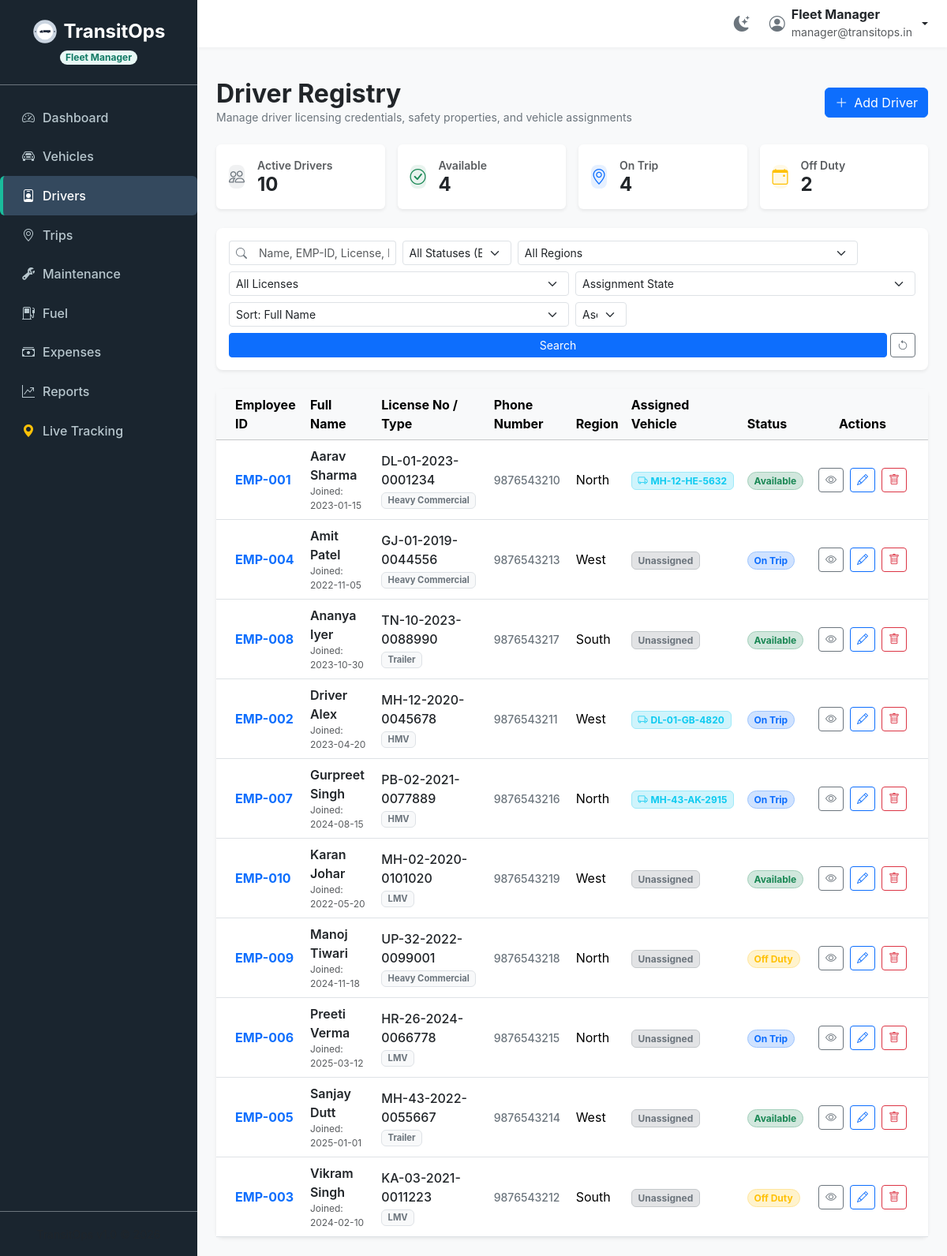
Page /drivers (signed in) on the committed database.
### tables this page shows
CREATE TABLE drivers (
            id INTEGER PRIMARY KEY AUTOINCREMENT,
            name TEXT NOT NULL,
            license_number TEXT UNIQUE NOT NULL,
            license_category TEXT NOT NULL,
            license_expiry_date TEXT NOT NULL,
            contact_number TEXT NOT NULL,
            safety_score REAL NOT NULL DEFAULT 100.0,
            status TEXT NOT NULL DEFAULT 'Available',
            employee_id TEXT UNIQUE,
            email TEXT,
            address TEXT,
            region TEXT,
            date_joined TEXT,
            assigned_vehicle_id INTEGER,
            FOREIGN KEY (assigned_vehicle_id) REFERENCES vehicles(id)
        );

CREATE TABLE vehicles (
            id INTEGER PRIMARY KEY AUTOINCREMENT,
            registration_number TEXT UNIQUE NOT NULL,
            name TEXT NOT NULL,
            type TEXT NOT NULL,
            max_load_capacity REAL NOT NULL,
            odometer REAL NOT NULL,
            acquisition_cost REAL NOT NULL,
            status TEXT NOT NULL DEFAULT 'Available',
            region TEXT NOT NULL
        );

### app.py (the view, shortened to what this page needs)
@app.route('/drivers')
@roles_required('Fleet Manager', 'Safety Officer', 'Driver')
def drivers_list():
    q = request.args.get('q', '').strip()
    status = request.args.get('status', '')
    region = request.args.get('region', '')
    license_type = request.args.get('license_type', '')
    assigned = request.args.get('assigned', '')
    sort_by = request.args.get('sort_by', 'name')
    sort_order = request.args.get('sort_order', 'asc')
    conn = get_db_connection()
    query = '''
        SELECT d.*, v.registration_number AS vehicle_reg
        FROM drivers d
        LEFT JOIN vehicles v ON d.assigned_vehicle_id = v.id
        WHERE 1=1
    '''
    params = []
    if status:
        if status == 'ALL_INCLUDING_SUSPENDED':
            pass
        else:
            query += ' AND d.status = ?'
            params.append(status)
    else:
        query += ' AND d.status != "Suspended"'
    if region:
        query += ' AND d.region = ?'
        params.append(region)
    if license_type:
        query += ' AND d.license_category = ?'
        params.append(license_type)
    if assigned:
        if assigned == 'assigned':
            query += ' AND d.assigned_vehicle_id IS NOT NULL'
        elif assigned == 'unassigned':
            query += ' AND d.assigned_vehicle_id IS NULL'
    if q:
        query += ' AND (d.name LIKE ? OR d.employee_id LIKE ? OR d.license_number LIKE ? OR d.contact_number LIKE ?)'
        pattern = f'%{q}%'
        params.extend([pattern, pattern, pattern, pattern])
    allowed_sorts = {
        'name': 'd.name',
        'date_joined': 'd.date_joined',
        'region': 'd.region',
        'status': 'd.status'
    }
    sort_field = allowed_sorts.get(sort_by, 'd.name')
    order = 'DESC' if sort_order == 'desc' else 'ASC'
    query += f' ORDER BY {sort_field} {order}'
    drivers = conn.execute(query, params).fetchall()
    total_drivers = conn.execute('SELECT COUNT(*) FROM drivers WHERE status != "Suspended"').fetchone()[0]
    available_drivers = conn.execute('SELECT COUNT(*) FROM drivers WHERE status = "Available"').fetchone()[0]
    on_trip_drivers = conn.execute('SELECT COUNT(*) FROM drivers WHERE status = "On Trip"').fetchone()[0]
    off_duty_drivers = conn.execute('SELECT COUNT(*) FROM drivers WHERE status = "Off Duty"').fetchone()[0]
    driver_kpis = {
        'total': total_drivers,
        'available': available_drivers,
        'on_trip': on_trip_drivers,
        'off_duty': off_duty_drivers
    }
    available_vehicles = conn.execute('''
        SELECT * FROM vehicles
        WHERE status = "Available"
        AND id NOT IN (
            SELECT assigned_vehicle_id FROM drivers
            WHERE assigned_vehicle_id IS NOT NULL
            AND status != "Suspended"
        )
    ''').fetchall()
    conn.close()
    return render_template(
        'drivers/list.html',
        active_page='drivers',
        drivers=drivers,
        q=q,
        status=status,
        region=region,
        license_type=license_type,
        assigned=assigned,
        sort_by=sort_by,
        sort_order=sort_order,
        driver_kpis=driver_kpis,
        available_vehicles=available_vehicles
    )

### templates/drivers/list.html (shortened to what this page needs)
{% extends 'base.html' %}
{% block content %}
<div class="d-flex justify-content-between align-items-center mb-4">
  <div>
    <h2 class="fw-bold text-dark m-0">Driver Registry</h2>
    <p class="text-secondary small m-0">Manage driver licensing credentials, safety properties, and vehicle assignments</p>
  </div>
  <button type="button" class="btn btn-primary d-flex align-items-center gap-2" data-bs-toggle="modal" data-bs-target="#addDriverModal" id="btn-add-driver-trigger">
    <i class="bi bi-plus-lg"></i> Add Driver
  </button>
</div>
<div class="row g-3 mb-4">
  <div class="col-6 col-md-3">
    <div class="card border-0 shadow-sm bg-white">
      <div class="card-body p-3 d-flex align-items-center">
        <div class="p-2.5 rounded-3 bg-secondary bg-opacity-10 text-secondary me-3">
          <i class="bi bi-people fs-5"></i>
        </div>
        <div>
          <span class="text-muted small fw-semibold d-block">Active Drivers</span>
          <h4 class="fw-bold m-0 text-dark" id="kpi-total-drivers">{{ driver_kpis.total }}</h4>
        </div>
      </div>
    </div>
  </div>
  <div class="col-6 col-md-3">
    <div class="card border-0 shadow-sm bg-white">
      <div class="card-body p-3 d-flex align-items-center">
        <div class="p-2.5 rounded-3 bg-success bg-opacity-10 text-success me-3">
          <i class="bi bi-check-circle fs-5"></i>
        </div>
        <div>
          <span class="text-muted small fw-semibold d-block">Available</span>
          <h4 class="fw-bold m-0 text-dark" id="kpi-available-drivers">{{ driver_kpis.available }}</h4>
        </div>
      </div>
    </div>
  </div>
  <div class="col-6 col-md-3">
    <div class="card border-0 shadow-sm bg-white">
      <div class="card-body p-3 d-flex align-items-center">
        <div class="p-2.5 rounded-3 bg-primary bg-opacity-10 text-primary me-3">
          <i class="bi bi-geo-alt fs-5"></i>
        </div>
        <div>
          <span class="text-muted small fw-semibold d-block">On Trip</span>
          <h4 class="fw-bold m-0 text-dark" id="kpi-on-trip-drivers">{{ driver_kpis.on_trip }}</h4>
        </div>
      </div>
    </div>
  </div>
  <div class="col-6 col-md-3">
    <div class="card border-0 shadow-sm bg-white">
      <div class="card-body p-3 d-flex align-items-center">
        <div class="p-2.5 rounded-3 bg-warning bg-opacity-10 text-warning me-3">
          <i class="bi bi-calendar-event fs-5"></i>
        </div>
        <div>
          <span class="text-muted small fw-semibold d-block">Off Duty</span>
          <h4 class="fw-bold m-0 text-dark" id="kpi-on-leave-drivers">{{ driver_kpis.off_duty }}</h4>
        </div>
      </div>
    </div>
  </div>
</div>
<div class="card border-0 shadow-sm mb-4 rounded-3">
  <div class="card-body p-3">
    <form method="GET" action="/drivers" class="row g-2" id="driver-search-form">
      <div class="col-md-3">
        <div class="input-group input-group-sm">
          <span class="input-group-text bg-white text-secondary border-end-0"><i class="bi bi-search"></i></span>
          <input type="text" class="form-control border-start-0" id="search_query" name="q" value="{{ q }}" placeholder="Name, EMP-ID, License, Phone...">
        </div>
      </div>
      <div class="col-md-2">
        <select class="form-select form-select-sm" id="filter_status" name="status" onchange="this.form.submit()">
          <option value="">All Statuses (Excl. Suspended)</option>
        </select>
      </div>
      <div class="col-md-1.5 col-sm-6">
        <select class="form-select form-select-sm" id="filter_region" name="region" onchange="this.form.submit()">
          <option value="">All Regions</option>
        </select>
      </div>
      <div class="col-md-1.5 col-sm-6">
        <select class="form-select form-select-sm" id="filter_license_type" name="license_type" onchange="this.form.submit()">
          <option value="">All Licenses</option>
        </select>
      </div>
      <div class="col-md-1.5 col-sm-6">
        <select class="form-select form-select-sm" id="filter_assigned" name="assigned" onchange="this.form.submit()">
          <option value="">Assignment State</option>
        </select>
      </div>
      <div class="col-md-1.5 col-sm-6">
        <select class="form-select form-select-sm" id="sort_by" name="sort_by" onchange="this.form.submit()">
          <option value="name" {% if sort_by == 'name' %}selected{% endif %}>Sort: Full Name</option>
        </select>
      </div>
      <div class="col-md-1 col-sm-6">
        <select class="form-select form-select-sm" id="sort_order" name="sort_order" onchange="this.form.submit()">
          <option value="asc" {% if sort_order == 'asc' %}selected{% endif %}>Asc</option>
        </select>
      </div>
      <div class="col-md-1.5 d-flex gap-1 ms-auto">
        <button type="submit" class="btn btn-primary btn-sm flex-grow-1" id="btn-apply-filters">Search</button>
        <a href="/drivers" class="btn btn-outline-secondary btn-sm" id="btn-reset-filters" title="Reset Filters"><i class="bi bi-arrow-counterclockwise"></i></a>
      </div>
    </form>
  </div>
</div>
<div class="card border-0 shadow-sm rounded-3">
  <div class="card-body p-0">
    <div class="table-responsive">
      <table class="table table-hover align-middle m-0" id="table-drivers">
        <thead class="table-light">
          <tr>
            <th class="ps-4">Employee ID</th>
            <th>Full Name</th>
            <th>License No / Type</th>
            <th>Phone Number</th>
            <th>Region</th>
            <th>Assigned Vehicle</th>
            <th>Status</th>
            <th class="text-center pe-4" style="width: 150px;">Actions</th>
          </tr>
        </thead>
        <tbody>
          {% for d in drivers %}
          <tr>
            <td class="ps-4">
              <a href="/drivers/{{ d.id }}" class="fw-bold text-decoration-none text-primary" id="driver-link-{{ d.id }}">
                {{ d.employee_id or '--' }}
              </a>
            </td>
            <td>
              <div class="fw-semibold text-dark">{{ d.name }}</div>
              <div class="text-muted small" style="font-size: 0.75rem;">Joined: {{ d.date_joined or 'N/A' }}</div>
            </td>
            <td>
              <div class="fw-medium text-dark">{{ d.license_number }}</div>
              <span class="badge bg-light text-secondary border" style="font-size: 0.7rem;">{{ d.license_category }}</span>
            </td>
            <td class="text-secondary fw-medium small">{{ d.contact_number }}</td>
            <td>{{ d.region }}</td>
            <td>
              {% if d.assigned_vehicle_id %}
                <a href="/vehicles/{{ d.assigned_vehicle_id }}" class="badge bg-info-subtle text-info border border-info-subtle text-decoration-none" id="driver-vehicle-badge-{{ d.id }}">
                  <i class="bi bi-truck me-1"></i>{{ d.vehicle_reg }}
                </a>
              {% else %}
                <span class="badge bg-secondary-subtle text-secondary border border-secondary-subtle">Unassigned</span>
              {% endif %}
            </td>
            <td>
              {% if d.status == 'Available' %}
                <span class="badge bg-success-subtle text-success border border-success-subtle rounded-pill">Available</span>
              {% elif d.status == 'On Trip' %}
                <span class="badge bg-primary-subtle text-primary border border-primary-subtle rounded-pill">On Trip</span>
              {% elif d.status == 'Off Duty' %}
                <span class="badge bg-warning-subtle text-warning border border-warning-subtle rounded-pill">Off Duty</span>
              {% else %}
                <span class="badge bg-danger-subtle text-danger border border-danger-subtle rounded-pill">Suspended</span>
              {% endif %}
            </td>
            <td class="text-center pe-4">
              <div class="d-inline-flex gap-2">
                <a href="/drivers/{{ d.id }}" class="btn btn-outline-secondary btn-sm p-1 px-2" title="Details" id="btn-details-{{ d.id }}">
                  <i class="bi bi-eye"></i>
                </a>
                <a href="/drivers/edit/{{ d.id }}" class="btn btn-outline-primary btn-sm p-1 px-2" title="Edit" id="btn-edit-{{ d.id }}">
                  <i class="bi bi-pencil"></i>
                </a>
                {% if d.status != 'Suspended' %}
                <form action="/drivers/delete/{{ d.id }}" method="POST" onsubmit="return confirm('Are you sure you want to deactivate driver {{ d.name }}? This removes active vehicle assignment and makes them Suspended.')" class="m-0" id="form-delete-{{ d.id }}">
                  <button type="submit" class="btn btn-outline-danger btn-sm p-1 px-2" title="Deactivate Driver" id="btn-delete-submit-{{ d.id }}">
                    <i class="bi bi-trash"></i>
                  </button>
                </form>
                {% endif %}
              </div>
            </td>
          </tr>
          {% endfor %}
        </tbody>
      </table>
    </div>
  </div>
</div>
{% endblock %}

### rows in the picture
drivers: employee "EMP-001", name "Aarav Sharma", date_joined "2023-01-15", license_number "DL-01-2023-0001234", license_category "Heavy Commercial", contact_number "9876543210", region "North", vehicle_reg "MH-12-HE-5632", status "Available"
drivers: employee "EMP-004", name "Amit Patel", date_joined "2022-11-05", license_number "GJ-01-2019-0044556", license_category "Heavy Commercial", contact_number "9876543213", region "West", shows "Unassigned", status "On Trip"
drivers: employee "EMP-008", name "Ananya Iyer", date_joined "2023-10-30", license_number "TN-10-2023-0088990", license_category "Trailer", contact_number "9876543217", region "South", shows "Unassigned", status "Available"
drivers: employee "EMP-002", name "Driver Alex", date_joined "2023-04-20", license_number "MH-12-2020-0045678", license_category "HMV", contact_number "9876543211", region "West", vehicle_reg "DL-01-GB-4820", status "On Trip"
drivers: employee "EMP-007", name "Gurpreet Singh", date_joined "2024-08-15", license_number "PB-02-2021-0077889", license_category "HMV", contact_number "9876543216", region "North", vehicle_reg "MH-43-AK-2915", status "On Trip"
drivers: employee "EMP-010", name "Karan Johar", date_joined "2022-05-20", license_number "MH-02-2020-0101020", license_category "LMV", contact_number "9876543219", region "West", shows "Unassigned", status "Available"
drivers: employee "EMP-009", name "Manoj Tiwari", date_joined "2024-11-18", license_number "UP-32-2022-0099001", license_category "Heavy Commercial", contact_number "9876543218", region "North", shows "Unassigned", status "Off Duty"
drivers: employee "EMP-006", name "Preeti Verma", date_joined "2025-03-12", license_number "HR-26-2024-0066778", license_category "LMV", contact_number "9876543215", region "North", shows "Unassigned", status "On Trip"
drivers: employee "EMP-005", name "Sanjay Dutt", date_joined "2025-01-01", license_number "MH-43-2022-0055667", license_category "Trailer", contact_number "9876543214", region "West", shows "Unassigned", status "Available"
drivers: employee "EMP-003", name "Vikram Singh", date_joined "2024-02-10", license_number "KA-03-2021-0011223", license_category "LMV", contact_number "9876543212", region "South", shows "Unassigned", status "Off Duty"

### other values in the picture
{{ session.get('user_role') }} "Fleet Manager"
{{ session.get('user_name') }} "Fleet Manager"
{{ session.get('user_email') }} "manager@transitops.in"
{{ driver_kpis.total }} "10"
{{ driver_kpis.available }} "4"
{{ driver_kpis.on_trip }} "4"
{{ driver_kpis.off_duty }} "2"
